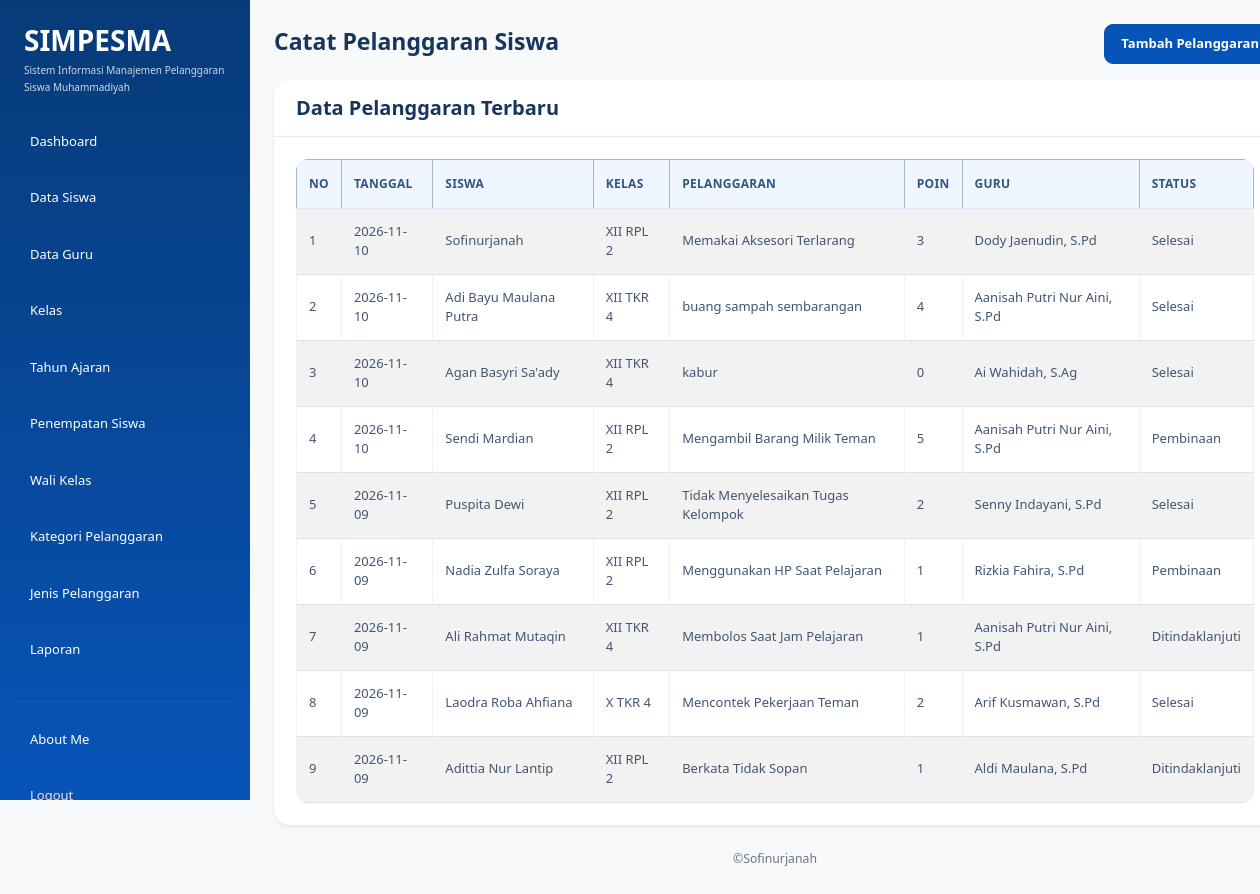
The page /catat_pelanggaran.php (signed in) on the database its author committed.
### tables this page shows
CREATE TABLE `t_pelanggaran_siswa` (
  `id` int(11) NOT NULL,
  `tahun_ajaran_id` int(11) NOT NULL,
  `siswa_id` int(11) NOT NULL,
  `nama_siswa` varchar(150) NOT NULL,
  `kelas_id` int(11) NOT NULL,
  `nama_kelas` varchar(100) NOT NULL,
  `pelanggaran_id` int(11) NOT NULL,
  `nama_pelanggaran` varchar(150) NOT NULL,
  `pelanggaran_kategori_id` int(11) NOT NULL,
  `guru_id` int(11) NOT NULL,
  `nama_guru` varchar(150) NOT NULL,
  `tanggal` date NOT NULL,
  `keterangan` text NOT NULL,
  `poin` int(11) NOT NULL,
  `tindakan` text NOT NULL,
  `status` varchar(30) NOT NULL,
  `created_at` timestamp NOT NULL DEFAULT current_timestamp(),
  `updated_at` timestamp NOT NULL DEFAULT current_timestamp()
);

### catat_pelanggaran.php (the view, shortened to what this page needs)
<?php
include "config/koneksi.php";
$role = strtolower(trim($_SESSION['role'] ?? ''));
?>
<!DOCTYPE html>
<html lang="id">
<head>
    <link
        href="https://cdn.jsdelivr.net/npm/bootstrap@5.3.8/dist/css/bootstrap.min.css"
        rel="stylesheet"
    >
    <link
        href="https://cdn.datatables.net/3.1.4/css/dataTables.dataTables.min.css"
        rel="stylesheet"
    >
    <link rel="stylesheet" href="style.css">
    <link
        href="https://cdn.jsdelivr.net/npm/select2@4.1.0-rc.0/dist/css/select2.min.css"
        rel="stylesheet"
    >
    <link
        href="https://cdn.jsdelivr.net/npm/select2-bootstrap-5-theme@1.3.0/dist/select2-bootstrap-5-theme.min.css"
        rel="stylesheet"
    >
</head>
<body class="bg-light">
<div class="container-fluid">
    <div class="row min-vh-100">
        <aside class="col-md-3 col-lg-2 min-vh-100 p-3"
               style="background-color: #30318B;">
            <div class="mb-4 px-2">
                <h3 class="text-white mb-1 fw-bold">
                    SIMPESMA
                </h3>
                <p class="text-white mb-0" style="font-size: 10px; line-height: 1.7; opacity: 0.8;">
                    Sistem Informasi Manajemen
                    Pelanggaran Siswa Muhammadiyah
                </p>
            </div>
            <ul class="nav nav-pills flex-column">
                <li class="nav-item mb-2">
                    <a href="dashboard.php" class="nav-link text-white">
                        Dashboard
                    </a>
                </li>
                <?php if ($role == 'admin') { ?>
                    <li class="nav-item mb-2">
                        <a href="data_siswa.php" class="nav-link text-white">
                            Data Siswa
                        </a>
                    </li>
                    <li class="nav-item mb-2">
                        <a href="data_guru.php" class="nav-link text-white">
                            Data Guru
                        </a>
                    </li>
                    <li class="nav-item mb-2">
                        <a href="data_kelas.php" class="nav-link text-white">
                            Kelas
                        </a>
                    </li>
                    <li class="nav-item mb-2">
                        <a href="data_tahun_ajaran.php" class="nav-link text-white">
                            Tahun Ajaran
                        </a>
                    </li>
                    <li class="nav-item mb-2">
                        <a href="penempatan_siswa.php" class="nav-link text-white">
                            Penempatan Siswa
                        </a>
                    </li>
                    <li class="nav-item mb-2">
                        <a href="wali_kelas.php" class="nav-link text-white">
                            Wali Kelas
                        </a>
                    </li>
                    <li class="nav-item mb-2">
                        <a href="kategori_pelanggaran.php" class="nav-link text-white">
                            Kategori Pelanggaran
                        </a>
                    </li>
                    <li class="nav-item mb-2">
                        <a href="jenis_pelanggaran.php" class="nav-link text-white">
                            Jenis Pelanggaran
                        </a>
                    </li>
                    <li class="nav-item mb-2">
                        <a href="laporan.php" class="nav-link text-white">
                            Laporan
                        </a>
                    </li>
                <?php } ?>
                <hr class="text-white-50">
                <li class="nav-item mb-2">
                    <a href="about_me.php" class="nav-link text-white">
                        About Me
                    </a>
                </li>
                <li class="nav-item">
                    <a href="logout.php" class="nav-link text-danger">
                        Logout
                    </a>
                </li>
            </ul>
        </aside>
        <main class="col-md-9 col-lg-10 p-4">
            <div class="d-flex flex-wrap justify-content-between align-items-center gap-3 mb-3">
                <div>
                    <h2 class="fw-bold mb-1">
                        Catat Pelanggaran Siswa
                    </h2>
                </div>
                <button
                    type="button"
                    class="btn btn-primary"
                    data-bs-toggle="modal"
                    data-bs-target="#modalPelanggaran">
                    Tambah Pelanggaran
                </button>
            </div>
            <div class="card border-0 shadow-sm">
                <div class="card-header bg-white py-3">
                    <h5 class="mb-0">Data Pelanggaran Terbaru</h5>
                </div>
                <div class="card-body">
                    <div class="table-responsive">
                        <table id="example"
                               class="table table-bordered table-striped table-hover align-middle mb-0">
                            <thead class="table-primary">
                                <tr>
                                    <th>No</th>
                                    <th>Tanggal</th>
                                    <th>Siswa</th>
                                    <th>Kelas</th>
                                    <th>Pelanggaran</th>
                                    <th>Poin</th>
                                    <th>Guru</th>
                                    <th>Status</th>
                                </tr>
                            </thead>
                            <tbody>
                                <?php
                                $query_data = mysqli_query($koneksi, "
                                    SELECT *
                                    FROM t_pelanggaran_siswa
                                    ORDER BY id DESC
                                ");
                                $no = 1;
                                if ($query_data && mysqli_num_rows($query_data) > 0) {
                                    while ($row = mysqli_fetch_assoc($query_data)) {
                                ?>
                                    <tr>
                                        <td><?php echo $no++; ?></td>
                                        <td><?php echo htmlspecialchars($row['tanggal']); ?></td>
                                        <td><?php echo htmlspecialchars($row['nama_siswa']); ?></td>
                                        <td><?php echo htmlspecialchars($row['nama_kelas']); ?></td>
                                        <td><?php echo htmlspecialchars($row['nama_pelanggaran']); ?></td>
                                        <td><?php echo htmlspecialchars($row['poin']); ?></td>
                                        <td><?php echo htmlspecialchars($row['nama_guru']); ?></td>
                                        <td><?php echo htmlspecialchars($row['status']); ?></td>
                                    </tr>
                                <?php
                                    }
                                }
                                ?>
                            </tbody>
                        </table>
                    </div>
                </div>
            </div>
            <p class="text-center text-secondary small mt-4">
                ©Sofinurjanah
            </p>
        </main>
    </div>
</div>
</body>
</html>

### style.css (style rules this page uses)
:root { --primary: #0754b8; --primary-dark: #073b78; --primary-light: #eaf3ff; --background: #f5f9ff; --white: #ffffff; --text: #17365d; --muted: #71829a; --border: #e3ebf5; --success: #198754; --danger: #dc3545; --radius: 16px; }
* { box-sizing: border-box; }
body { margin: 0; font-family: "Segoe UI", Arial, sans-serif; background: var(--background); color: var(--text); font-size: 14px; }
h1, h2, h3, h4, h5 { color: var(--text); font-weight: 700; }
a { text-decoration: none; }
aside, .sidebar, .col-lg-2.min-vh-100, .col-md-3.col-lg-2.min-vh-100 { background: linear-gradient( 180deg, #073b78 0%, #0754b8 100% ) !important; }
.col-lg-2.min-vh-100, .col-md-3.col-lg-2.min-vh-100 { padding: 24px 16px !important; }
.nav-pills .nav-link { color: #dceaff; padding: 12px 14px; margin-bottom: 5px; border-radius: 10px; font-size: 13px; font-weight: 500; transition: all 0.2s ease; }
.nav-pills .nav-link.text-danger { color: #ffd5d9 !important; }
hr { border-color: rgba(255, 255, 255, 0.25); }
main { min-width: 0; padding: 32px !important; }
main h2 { font-size: 23px; }
main p { color: var(--muted); line-height: 1.7; }
.container-fluid { padding-left: 0; padding-right: 0; }
.row { margin-right: 0; margin-left: 0; }
.card { border: 1px solid var(--border); border-radius: var(--radius); background: var(--white); box-shadow: 0 5px 22px rgba(22, 63, 115, 0.045); transition: box-shadow 0.2s ease, transform 0.2s ease; }
.card-header { background: #ffffff; border-bottom: 1px solid var(--border); padding: 18px 22px; border-radius: var(--radius) var(--radius) 0 0 !important; font-weight: 700; color: var(--text); }
.card-body { padding: 22px; }
.btn { border-radius: 9px; padding: 9px 16px; font-weight: 600; font-size: 13px; transition: all 0.2s ease; }
.btn-primary { color: #fff; background: var(--primary); border-color: var(--primary); }
.table-responsive { border-radius: 12px; }
.table { margin-bottom: 0; vertical-align: middle; font-size: 13px; }
.table thead th, .table th { background: #f0f6ff; color: #31557f; font-size: 12px; font-weight: 700; text-transform: uppercase; letter-spacing: 0.3px; border-bottom: 1px solid #dce7f5; padding: 15px 12px; white-space: nowrap; }
.table tbody td { color: #415672; padding: 13px 12px; border-color: #edf1f7; }
@media (min-width: 768px) { .col-md-3.col-lg-2.min-vh-100, .col-lg-2.min-vh-100, aside.sidebar { position: fixed !important; top: 0; left: 0; bottom: 0; width: 250px; height: 100vh; overflow-y: auto; z-index: 1000; } }
@media (min-width: 768px) { main { margin-left: 250px; width: calc(100% - 250px); } }

### rows shown on the page
t_pelanggaran_siswa: tanggal "2026-11-10", nama_siswa "Sofinurjanah", nama_kelas "XII RPL 2", nama_pelanggaran "Memakai Aksesori Terlarang", poin "3", nama_guru "Dody Jaenudin, S.Pd", status "Selesai"
t_pelanggaran_siswa: tanggal "2026-11-10", nama_siswa "Adi Bayu Maulana Putra", nama_kelas "XII TKR 4", nama_pelanggaran "buang sampah sembarangan", poin "4", nama_guru "Aanisah Putri Nur Aini, S.Pd", status "Selesai"
t_pelanggaran_siswa: tanggal "2026-11-10", nama_siswa "Agan Basyri Sa'ady", nama_kelas "XII TKR 4", nama_pelanggaran "kabur", poin "0", nama_guru "Ai Wahidah, S.Ag", status "Selesai"
t_pelanggaran_siswa: tanggal "2026-11-10", nama_siswa "Sendi Mardian", nama_kelas "XII RPL 2", nama_pelanggaran "Mengambil Barang Milik Teman", poin "5", nama_guru "Aanisah Putri Nur Aini, S.Pd", status "Pembinaan"
t_pelanggaran_siswa: tanggal "2026-11-09", nama_siswa "Puspita Dewi", nama_kelas "XII RPL 2", nama_pelanggaran "Tidak Menyelesaikan Tugas Kelompok", poin "2", nama_guru "Senny Indayani, S.Pd", status "Selesai"
t_pelanggaran_siswa: tanggal "2026-11-09", nama_siswa "Nadia Zulfa Soraya", nama_kelas "XII RPL 2", nama_pelanggaran "Menggunakan HP Saat Pelajaran", poin "1", nama_guru "Rizkia Fahira, S.Pd", status "Pembinaan"
t_pelanggaran_siswa: tanggal "2026-11-09", nama_siswa "Ali Rahmat Mutaqin", nama_kelas "XII TKR 4", nama_pelanggaran "Membolos Saat Jam Pelajaran", poin "1", nama_guru "Aanisah Putri Nur Aini, S.Pd", status "Ditindaklanjuti"
t_pelanggaran_siswa: tanggal "2026-11-09", nama_siswa "Laodra Roba Ahfiana", nama_kelas "X TKR 4", nama_pelanggaran "Mencontek Pekerjaan Teman", poin "2", nama_guru "Arif Kusmawan, S.Pd", status "Selesai"
t_pelanggaran_siswa: tanggal "2026-11-09", nama_siswa "Adittia Nur Lantip", nama_kelas "XII RPL 2", nama_pelanggaran "Berkata Tidak Sopan", poin "1", nama_guru "Aldi Maulana, S.Pd", status "Ditindaklanjuti"
